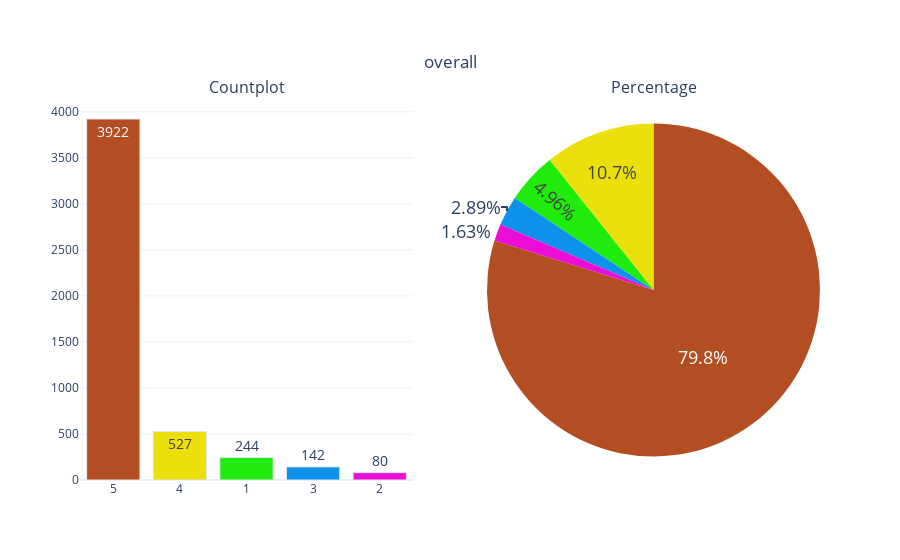

Notebook cell for this chart:
### Code cell
categorical_variable_summary(df, 'overall')

### Figure 1 — Plotly figure (JSON) as saved in the notebook; plotly's stock layout.template omitted (floating-point values rounded to 4 significant figures)
{"data": [{"marker": {"color": ["#B34D22", "#EBE00C", "#1FEB0C", "#0C92EB", "#EB0CD5"], "line": {"color": "#DBE6EC", "width": 1}}, "name": "overall", "showlegend": false, "text": ["3922", "527", "244", "142", "80"], "textfont": {"size": 14}, "textposition": "auto", "type": "bar", "x": ["5", "4", "1", "3", "2"], "xaxis": "x", "y": [3922, 527, 244, 142, 80], "yaxis": "y"}, {"domain": {"x": [0.55, 1], "y": [0, 1]}, "labels": [5, 4, 1, 3, 2], "marker": {"colors": ["#B34D22", "#EBE00C", "#1FEB0C", "#0C92EB", "#EB0CD5"]}, "name": "overall", "showlegend": false, "textfont": {"size": 18}, "textposition": "auto", "type": "pie", "values": [3922, 527, 244, 142, 80]}], "layout": {"annotations": [{"font": {"size": 16}, "showarrow": false, "text": "Countplot", "x": 0.225, "xanchor": "center", "xref": "paper", "y": 1, "yanchor": "bottom", "yref": "paper"}, {"font": {"size": 16}, "showarrow": false, "text": "Percentage", "x": 0.775, "xanchor": "center", "xref": "paper", "y": 1, "yanchor": "bottom", "yref": "paper"}], "autosize": true, "title": {"text": "overall", "x": 0.5, "xanchor": "center", "y": 0.9, "yanchor": "top"}, "xaxis": {"anchor": "y", "autorange": true, "domain": [0, 0.45], "range": [-0.5, 4.5], "type": "category"}, "yaxis": {"anchor": "x", "autorange": true, "domain": [0, 1], "range": [0, 4128.0], "type": "linear"}}}
